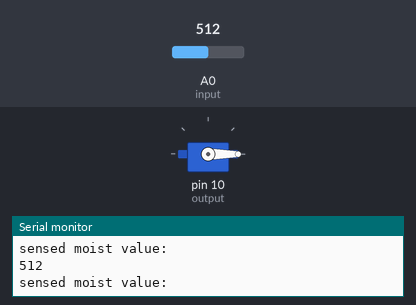
Recording of a sketch running on a simulated Arduino Uno, built with avr-gcc and run on an emulated ATmega328P. Parts: servo, the last lines printed to the serial monitor. The test bench sets the inputs (shaded band); at power-on: A0 (input) = 512.

Above: at 1.2 s.
1.3 s: A0 (input) set to 693
4.3 s: A0 (input) set to 717
At 5.12 s:
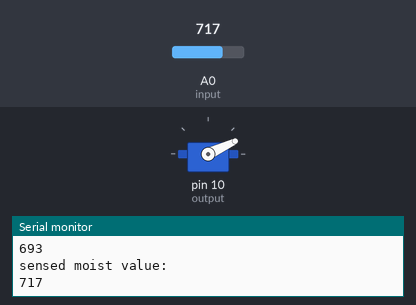
At 5.72 s:
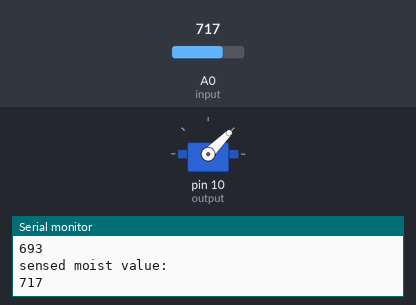
Timing chart, 0 to 16.3 s (numbered marks = the images above; inputs shaded):
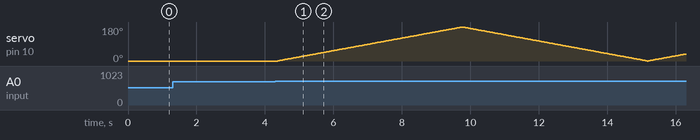

Measured:
- the behaviour switches between 700 and 701 on A0 (input) (found by bisection; images 0 and 1)

The sketch:

moist1.ino
```cpp
#include<Servo.h>
Servo s;
int input=A0;
int output=10;


void setup() {
  // put your setup code here, to run once:
  pinMode(A0,INPUT);
  pinMode(output,OUTPUT);
  s.attach(10);
  Serial.begin(9600);
}

void loop() {
  // put your main code here, to run repeatedly:
  int value=analogRead(input);
  Serial.println("sensed moist value:");
  Serial.println(value);
  int tr=700;
  if(value>tr)
   {for(int i=0;i<180;i++)
   {
    s.write(i);
    delay(30);

   }
  for(int i=180;i>0;i--)
   {
    s.write(i);
    delay(30);

  }}
  else{
    s.write(0);
  }

}
```
